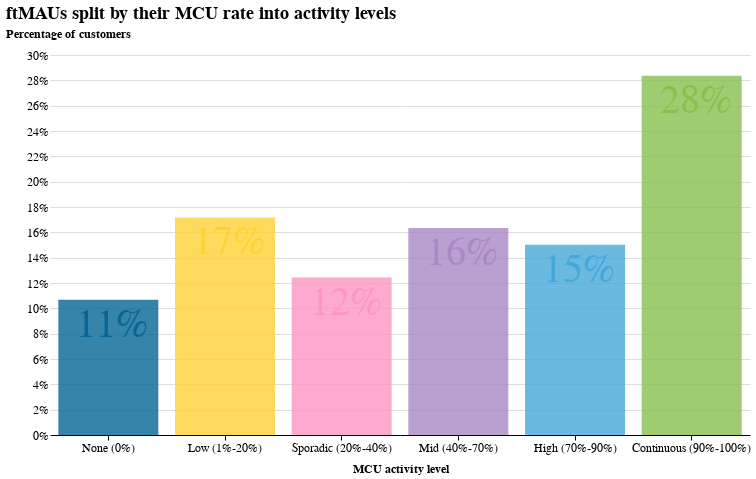

This figure's notebook cell:
### Markdown cell above
There are several issues with this kind of split. If we look at the column with customers who had only 1 MCU period, possibly several very different types of customers are hiding here. One type of customer is a long-term continuous MCU that started 2 years ago and has never stopped using his card, another one is a customer that made one transaction and stopped. 

Furthermore, customers in other columns can also be very different. We know that the ones in the 5+ column keep lapsing and returning to using their card, but we don't really know how much time they spent using their card and how many transactions they can generate.

## 2. MCU rate <a name="section2"></a>

MCU rate can show us what distinct MCU periods cannot. In the end we don't care whether the customer has used our card continuously or not, as long as he keeps a high percentage of use. I have already explained the concept of MCU rate with a [customer example](https://research.tech26.de/reports/20211206_mcu_insights.html#12) in an earlier study.

We can now look how our customer base is divided based on the percentage of time spent with an MCU status.

### Code cell
data = mcu_rate
xaxis = "activity_level"
yaxis = "cst_rate"

x_axis_title = "MCU activity level"
y_axis_title = "Percentage of customers"
chart_title = "ftMAUs split by their MCU rate into activity levels"

column_order = [
    "None (0%)",
    "Low (1%-20%)",
    "Sporadic (20%-40%)",
    "Mid (40%-70%)",
    "High (70%-90%)",
    "Continuous (90%-100%)",
]

base = alt.Chart(data).encode(
    x=alt.X(xaxis + ":O", axis=alt.Axis(title=x_axis_title), sort=column_order)
)

bar = base.mark_bar(size=100).encode(
    y=alt.Y(
        yaxis + ":Q",
        axis=alt.Axis(title=y_axis_title, format=".0%", grid=True),
        scale=alt.Scale(),
    ),
    color=alt.Color(xaxis, legend=None),
)
bar_labels = bar.mark_text(dx=40, dy=25, size=40).encode(
    y=alt.Y(yaxis + ":Q", axis=None), text=alt.Text(yaxis + ":N", format=".0%")
)

nearest = alt.selection(
    type="single", nearest=True, on="mouseover", fields=[xaxis], empty="none"
)
selectors = (
    base.mark_point()
    .encode(
        alt.X(xaxis + ":O", sort=column_order),
        opacity=alt.value(0),
    )
    .add_selection(nearest)
)
text_bar = base.mark_text(align="left", dx=-33, dy=25, size=40, color="#fff").encode(
    y=alt.Y(yaxis + ":Q", axis=None),
    text=alt.condition(nearest, yaxis + ":Q", alt.value(" "), format=".0%"),
)
bar_select = bar.mark_bar(size=100).encode(
    y=alt.Y(yaxis + ":Q", axis=None),
    opacity=alt.condition(nearest, alt.value(1), alt.value(0)),
)

alt.layer(bar, bar_labels, selectors, bar_select, text_bar).properties(
    title=chart_title
).resolve_scale(y="independent").configure(background="#fff")

### Figure 1 — Vega-Lite specification as saved in the notebook (floating-point values rounded to 4 significant figures)
{"width": 700, "height": 380, "config": {"title": {"fontSize": 18, "font": "Karla", "anchor": "start", "fontColor": "#000000"}, "axisX": {"domain": true, "domainColor": "#000000", "domainWidth": 1, "grid": false, "labelFont": "Montserrat", "labelFontSize": 12, "labelAngle": 0, "tickColor": "#000000", "tickSize": 5, "titleFont": "Karla", "titleFontSize": 12, "titlePadding": 10, "title": "X Axis Title (units)"}, "axisY": {"domain": false, "grid": true, "gridColor": "#DEDDDD", "gridWidth": 1, "labelFont": "Montserrat", "labelFontSize": 12, "labelAngle": 0, "ticks": false, "titleFont": "Karla", "titleFontSize": 12, "titlePadding": 10, "title": "Y Axis Title (units)", "titleAngle": 0, "titleY": -15, "titleX": 18}, "range": {"category": ["#88C04D", "#44A8DA", "#FED234", "#A989C5", "#066696", "#FC97C2", "#FF8360", "#B7ABC2"], "diverging": ["#cfe8f3", "#a2d4ec", "#73bfe2", "#46abdb", "#1696d2", "#12719e"]}, "legend": {"labelFont": "Montserrat", "labelFontSize": 12, "symbolType": "square", "symbolSize": 100, "titleFont": "Karla", "titleFontSize": 12, "title": "", "orient": "none", "direction": "horizontal", "titleAnchor": "middle"}, "view": {"stroke": "transparent"}, "background": "#fff", "area": {"fill": "#88C04D"}, "line": {"color": "#88C04D", "stroke": "#88C04D", "strokeWidth": 5}, "trail": {"color": "#88C04D", "stroke": "#88C04D", "strokeWidth": 0, "size": 1}, "path": {"stroke": "#88C04D", "strokeWidth": 0.5}, "point": {"filled": true}, "text": {"font": "Montserrat", "color": "#88C04D", "fontSize": 11, "align": "right", "fontWeight": 400, "size": 11}, "bar": {"size": 40, "binSpacing": 1, "opacity": 0.8, "continuousBandSize": 30, "discreteBandSize": 30, "fill": "#88C04D", "stroke": false}}, "layer": [{"mark": {"type": "bar", "size": 100}, "encoding": {"color": {"field": "activity_level", "legend": null, "type": "nominal"}, "x": {"axis": {"title": "MCU activity level"}, "field": "activity_level", "sort": ["None (0%)", "Low (1%-20%)", "Sporadic (20%-40%)", "Mid (40%-70%)", "High (70%-90%)", "Continuous (90%-100%)"], "type": "ordinal"}, "y": {"axis": {"format": ".0%", "grid": true, "title": "Percentage of customers"}, "field": "cst_rate", "scale": {}, "type": "quantitative"}}}, {"mark": {"type": "text", "dx": 40, "dy": 25, "size": 40}, "encoding": {"color": {"field": "activity_level", "legend": null, "type": "nominal"}, "text": {"field": "cst_rate", "format": ".0%", "type": "nominal"}, "x": {"axis": {"title": "MCU activity level"}, "field": "activity_level", "sort": ["None (0%)", "Low (1%-20%)", "Sporadic (20%-40%)", "Mid (40%-70%)", "High (70%-90%)", "Continuous (90%-100%)"], "type": "ordinal"}, "y": {"axis": null, "field": "cst_rate", "type": "quantitative"}}}, {"mark": "point", "encoding": {"opacity": {"value": 0}, "x": {"field": "activity_level", "sort": ["None (0%)", "Low (1%-20%)", "Sporadic (20%-40%)", "Mid (40%-70%)", "High (70%-90%)", "Continuous (90%-100%)"], "type": "ordinal"}}, "selection": {"selector002": {"type": "single", "nearest": true, "on": "mouseover", "fields": ["activity_level"], "empty": "none"}}}, {"mark": {"type": "bar", "size": 100}, "encoding": {"color": {"field": "activity_level", "legend": null, "type": "nominal"}, "opacity": {"condition": {"value": 1, "selection": "selector002"}, "value": 0}, "x": {"axis": {"title": "MCU activity level"}, "field": "activity_level", "sort": ["None (0%)", "Low (1%-20%)", "Sporadic (20%-40%)", "Mid (40%-70%)", "High (70%-90%)", "Continuous (90%-100%)"], "type": "ordinal"}, "y": {"axis": null, "field": "cst_rate", "type": "quantitative"}}}, {"mark": {"type": "text", "align": "left", "color": "#fff", "dx": -33, "dy": 25, "size": 40}, "encoding": {"text": {"condition": {"field": "cst_rate", "format": ".0%", "type": "quantitative", "selection": "selector002"}, "value": " "}, "x": {"axis": {"title": "MCU activity level"}, "field": "activity_level", "sort": ["None (0%)", "Low (1%-20%)", "Sporadic (20%-40%)", "Mid (40%-70%)", "High (70%-90%)", "Continuous (90%-100%)"], "type": "ordinal"}, "y": {"axis": null, "field": "cst_rate", "type": "quantitative"}}}], "data": {"name": "data-b35025550e6be58f8791b389b18a3cce"}, "resolve": {"scale": {"y": "independent"}}, "title": "ftMAUs split by their MCU rate into activity levels", "$schema": "https://vega.github.io/schema/vega-lite/v4.17.0.json", "datasets": {"data-b35025550e6be58f8791b389b18a3cce": [{"activity_level": "Continuous (90%-100%)", "cst": 919251, "cst_rate": 0.2835}, {"activity_level": "Low (1%-20%)", "cst": 556944, "cst_rate": 0.1718}, {"activity_level": "None (0%)", "cst": 345913, "cst_rate": 0.1067}, {"activity_level": "High (70%-90%)", "cst": 487237, "cst_rate": 0.1503}, {"activity_level": "Sporadic (20%-40%)", "cst": 402843, "cst_rate": 0.1243}, {"activity_level": "Mid (40%-70%)", "cst": 530007, "cst_rate": 0.1635}]}}
